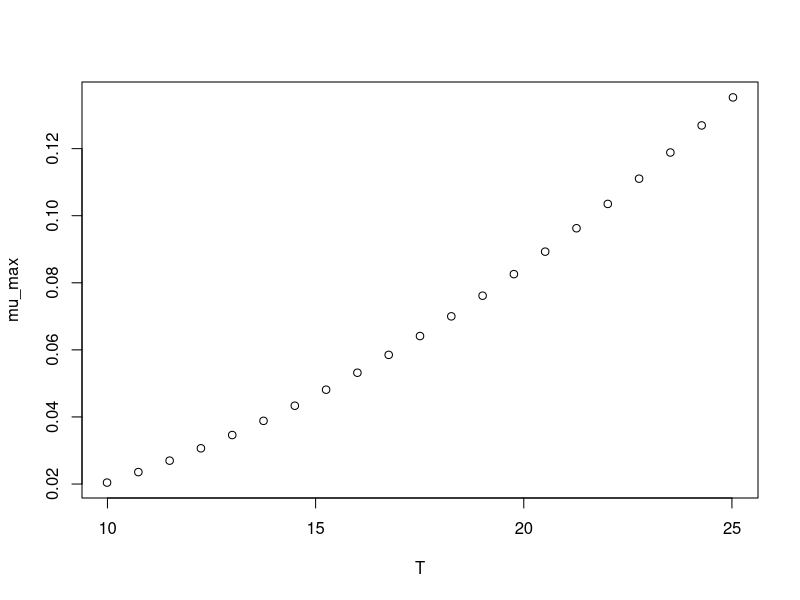

The R source for this figure:
#############################
# start of Parameter script
#############################
T <- seq(9.99000999000999,25.025,length.out=21)
#############################
# end of Parameter script
#############################
############################# 
# start of Model script Gropin ID 1257 
#############################
 
# constant coefficients for this model
 
variables <- data.frame(T)
argumentsPar <- expand.grid(variables)
 
# heart of the model
response_surface <- function(T) {
   mumax <-0.004869-0.0008702*T+0.000243*(T^2)

return(mumax=mumax)
} 

# output parameters
mumax <- cbind(argumentsPar,response_surface(argumentsPar['T']))
colnames(mumax) <- c(colnames(argumentsPar),'mumax')
#############################
# End of Model script
#############################
############################# 
# start of Visualisation script Gropin ID 1257 
#############################
plot(T,mumax$mumax,
                          xlab='T',
                          ylab='mu_max')
#############################
# End of Visualisation script
#############################
